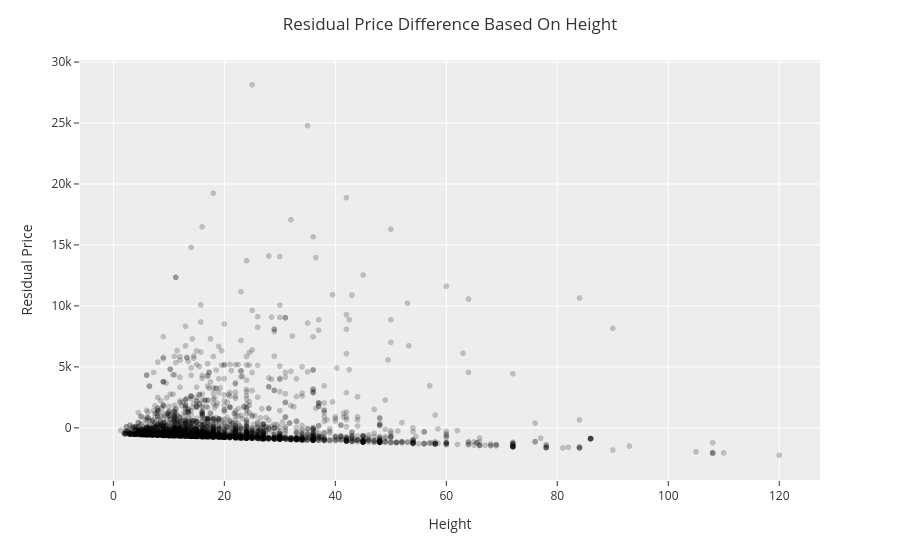

The notebook cell this image was saved under:
### Code cell
fig = px.scatter(DF_e,
                 x='Height_in',
                 y='residual',
                 color_discrete_sequence=['black'],
                 opacity=0.2)

fig.update_layout(template="ggplot2",
                  title='Residual Price Difference Based On Height',
                  title_x=0.5,
                  xaxis_title='Height',
                  yaxis_title='Residual Price')

fig.show()

### Figure 1 — Plotly figure (JSON) as saved in the notebook; plotly's stock layout.template omitted (floating-point values rounded to 4 significant figures; data arrays with more than 128 entries replaced by an {"elided": "..."} marker saying what was removed)
{"data": [{"hovertemplate": "Height_in=%{x}<br>residual=%{y}<extra></extra>", "legendgroup": "", "marker": {"color": "black", "opacity": 0.2, "symbol": "circle"}, "mode": "markers", "name": "", "showlegend": false, "type": "scattergl", "x": {"elided": "3141 float values"}, "xaxis": "x", "y": {"elided": "3141 float values"}, "yaxis": "y"}], "layout": {"legend": {"tracegroupgap": 0}, "margin": {"t": 60}, "title": {"text": "Residual Price Difference Based On Height", "x": 0.5}, "xaxis": {"anchor": "y", "domain": [0, 1], "title": {"text": "Height"}}, "yaxis": {"anchor": "x", "domain": [0, 1], "title": {"text": "Residual Price"}}}}
